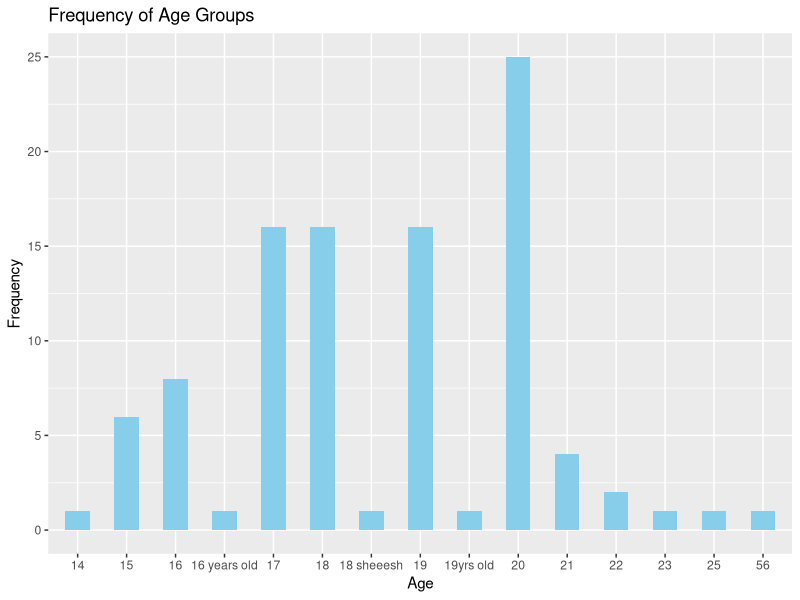
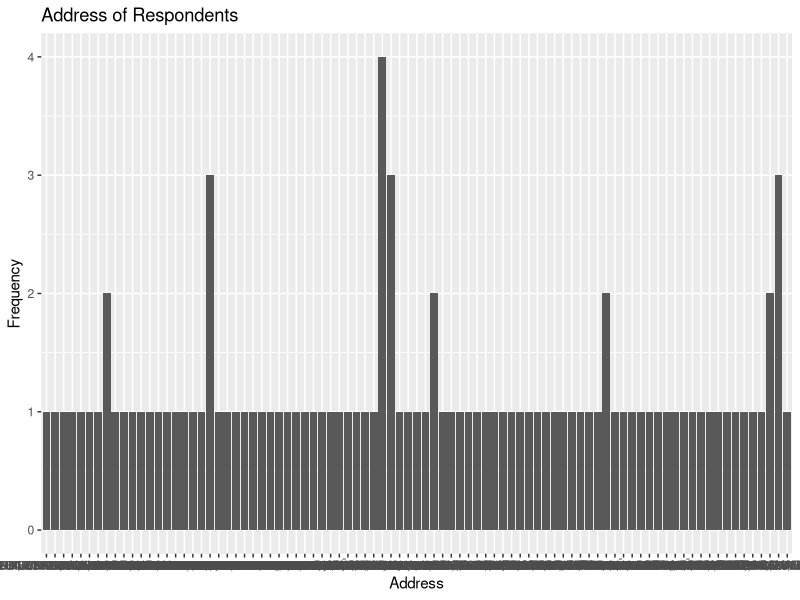
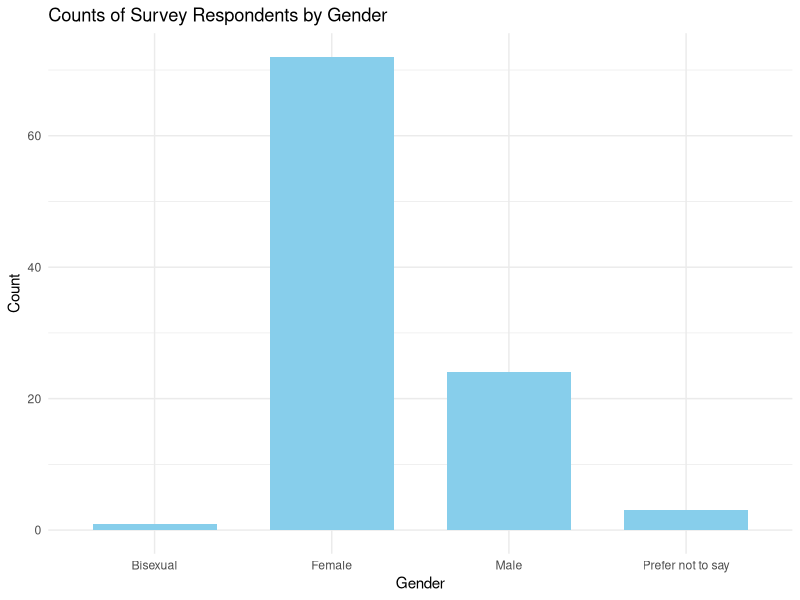
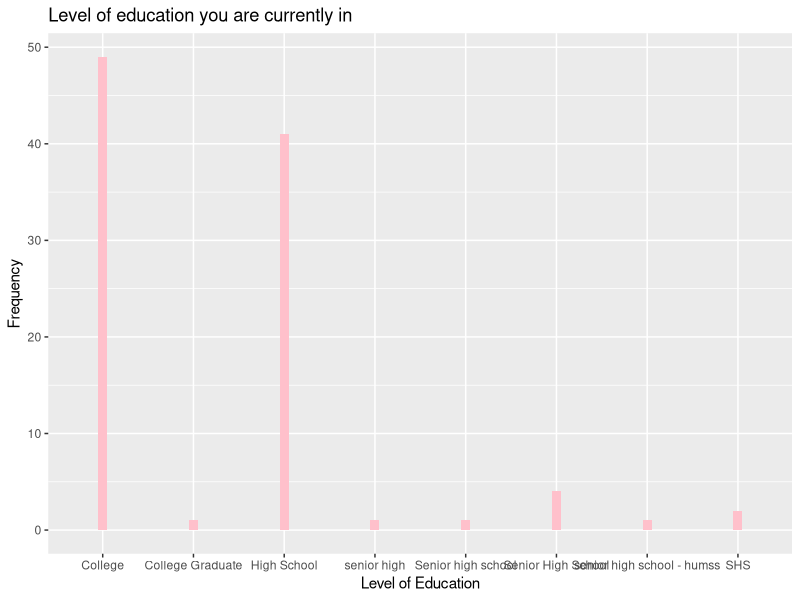
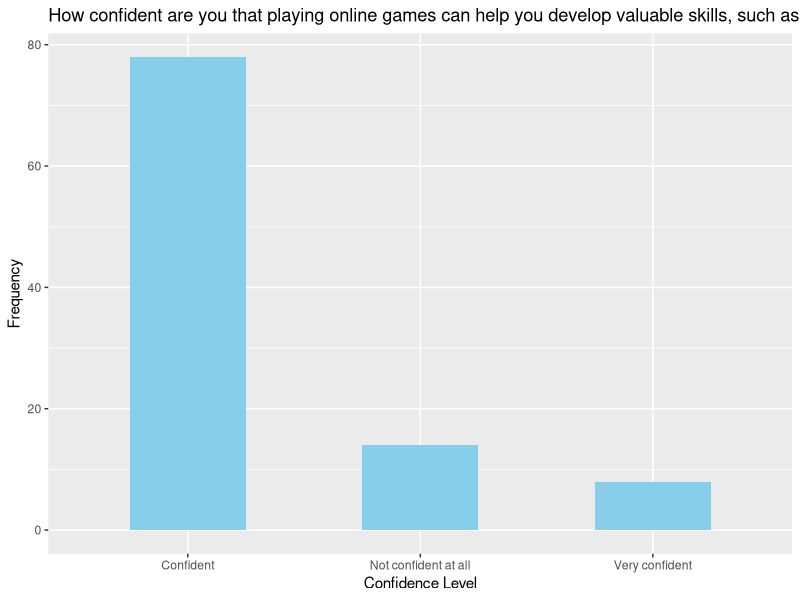
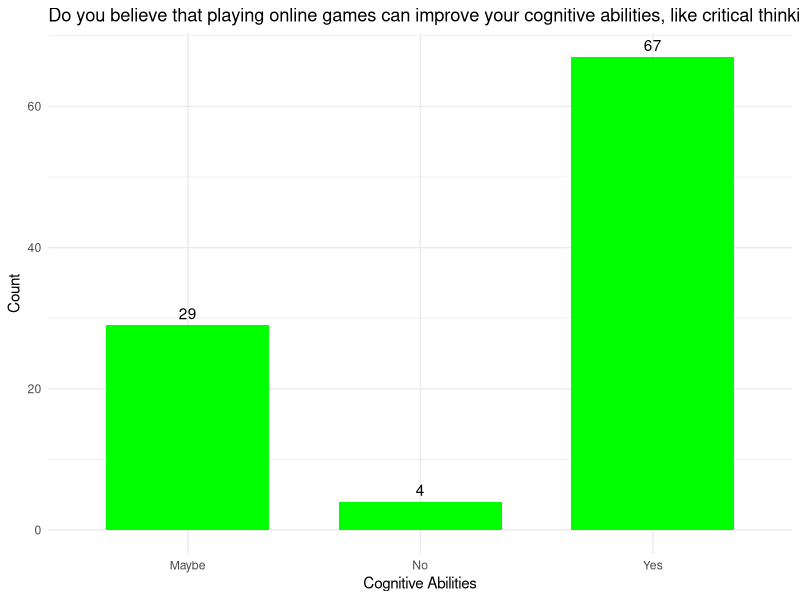
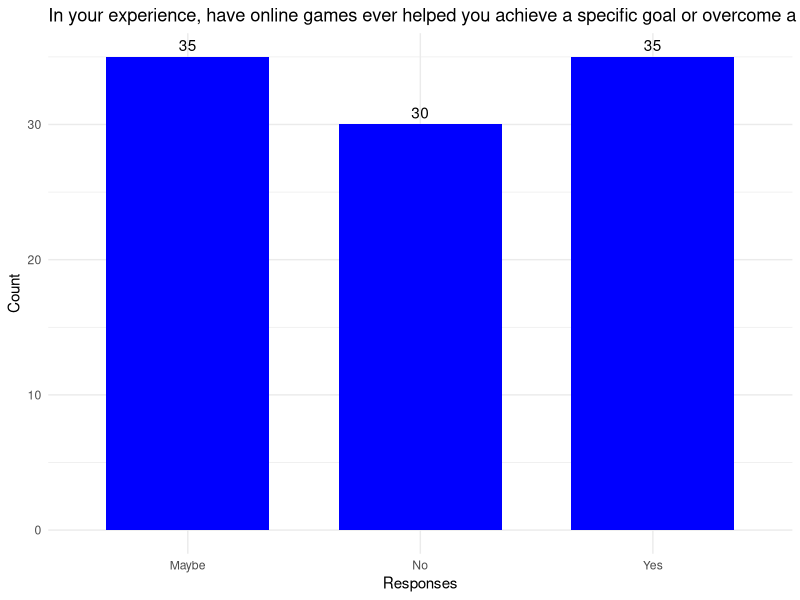
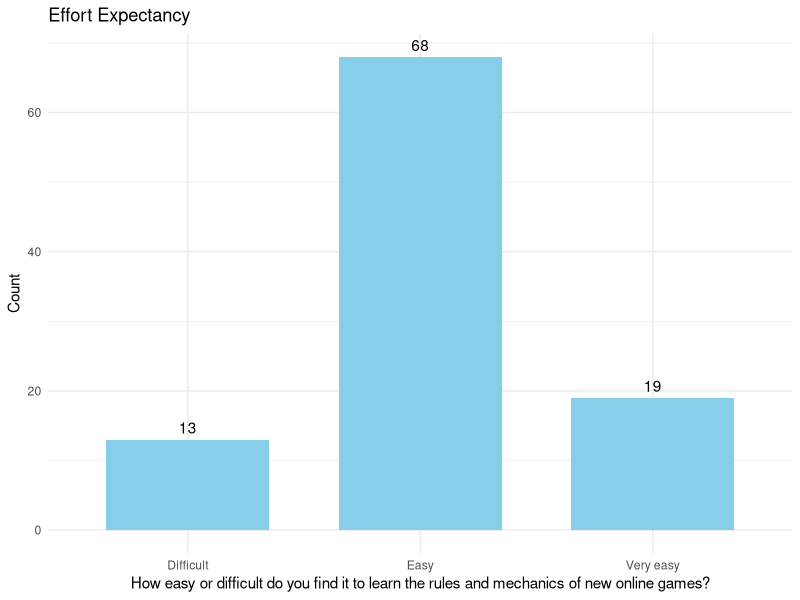

These charts were generated, in order, by the following R code:
## ---- chunk 1
knitr::opts_chunk$set(echo = TRUE)
## ---- chunk 2
library(readr)
library(ggplot2)
library(dplyr)
## ---- chunk 3
survey <- read_csv("Survey_ Understanding Student Engagement in Online Gaming.csv")
View(survey)
## ---- chunk 4
numeric_cols <- sapply(survey, is.numeric) 

survey_numeric <- survey[, numeric_cols]

col_means <- colMeans(survey_numeric)
col_means
## ---- chunk 5
age <- survey %>%
  mutate(Age = as.factor(Age)) %>%
  group_by(Age) %>%
  summarise(count = n())

# geting mean and standard deviation of counts
age_summary <- age %>%
  summarise(mean_count = mean(count),
            sd_count = sd(count))

ggplot(age, aes(x = Age, y = count)) +
  geom_bar(stat = "identity", fill = "skyblue", width = 0.5) +
  labs(x = "Age", y = "Frequency", title = "Frequency of Age Groups")
## ---- chunk 6
address_data <- survey$Address 
addressdf <- data.frame(address = address_data)

addressdf$address <- toupper(trimws(addressdf$address))  

address_freq <- addressdf %>%
  group_by(address) %>%
  summarise(count = n()) %>%
  arrange(desc(count))
## ---- chunk 7
#Plotting
ggplot(address_freq, aes(x = factor(address), y = count)) +
  geom_bar(stat = "identity") +
  labs(title = "Address of Respondents", x = "Address", y = "Frequency") +
  theme(axis.text.x = element_text(angle =  , hjust =  ))
## ---- chunk 8
#geting the count of gender
(gender <- survey %>%
  mutate(Gender = as.character(Gender)) %>%  
  group_by(Gender) %>%
  summarise(count = n()))

# geting mean and standard deviation of counts
(gender_summary <- gender %>%
  summarise(mean_count = mean(count),
            sd_count = sd(count)))

ggplot(gender, aes(x = Gender, y = count)) +
  geom_bar(stat = "identity", fill = "skyblue", width = 0.7) +
  labs(
    title = "Counts of Survey Respondents by Gender",
    x = "Gender",
    y = "Count"
  ) +
  theme_minimal()
## ---- chunk 9
year_level <- survey %>% 
  mutate(`Level of education you are currently in`) %>%
  group_by(`Level of education you are currently in`) %>%
  summarise(count = n())

# Mean and standard deviation
survey_year <- year_level %>%
  summarise(mean_count = mean(count),
            sd_count = sd(count))
#plotting
ggplot(year_level, aes(x = `Level of education you are currently in`, y = count)) +
  geom_bar(stat = "identity", fill = "pink", width = 0.1) +
  labs(x = "Level of Education", y = "Frequency", title = "Level of education you are currently in")
## ---- chunk 10
name_data <- survey$`Name (optional)`
namedf <- data.frame(name = name_data) 

namedf$name <- toupper(trimws(namedf$name))  

## ---- chunk 11
library(ggplot2)

question1 <- survey %>%
  mutate(`How confident are you that playing online games can help you develop valuable skills, such as problem-solving or teamwork?` = as.character(`How confident are you that playing online games can help you develop valuable skills, such as problem-solving or teamwork?`)) %>%  
  group_by(`How confident are you that playing online games can help you develop valuable skills, such as problem-solving or teamwork?`) %>%
  summarise(count = n())

# Mean and standard deviation
survey_summary <- question1 %>%
  summarise(mean_count = mean(count),
            sd_count = sd(count))

ggplot(question1, aes(x = `How confident are you that playing online games can help you develop valuable skills, such as problem-solving or teamwork?`, y = count)) +
  geom_bar(stat = "identity", fill = "skyblue", width = 0.5) +
  labs(x = "Confidence Level", y = "Frequency", title = "How confident are you that playing online games can help you develop valuable skills, such as problem-solving or teamwork?")
## ---- chunk 12
# Correct the column names in mutate and group_by functions
q2 <- survey %>%
  mutate(`Do you believe that playing online games can improve your cognitive abilities, like critical thinking or decision-making?`) %>%
  group_by(`Do you believe that playing online games can improve your cognitive abilities, like critical thinking or decision-making?`) %>%
    summarise(count = n())

# Calculate count, mean, and standard deviation
q2_summary <- q2 %>%
  summarise(mean_count = mean(count),
            sd_count = sd(count))
q2_summary

# Plotting
ggplot(q2, aes(x = `Do you believe that playing online games can improve your cognitive abilities, like critical thinking or decision-making?`, y = count)) +
  geom_bar(stat = "identity", width = 0.7, fill = "green") +
  geom_text(aes(label = count), vjust = -0.5) + 
  labs(title = "Do you believe that playing online games can improve your cognitive abilities, like critical thinking or decision-making?",
       x = "Cognitive Abilities",
       y = "Count") +
  theme_minimal() +
  theme(legend.position = "none")  # Remove legend


## ---- chunk 13
q3 <- survey %>%
  mutate(`In your experience, have online games ever helped you achieve a specific goal or overcome a challenge (academic, social)?`) %>%
  group_by(`In your experience, have online games ever helped you achieve a specific goal or overcome a challenge (academic, social)?`) %>%
  summarise(count = n())

#get sd and mean
q3_summary <- q3 %>%
  summarise( mean_count = mean(count),
             sd_count = sd(count))

#plotting
ggplot(q3, aes(x = `In your experience, have online games ever helped you achieve a specific goal or overcome a challenge (academic, social)?`, y = count)) +
  geom_bar(stat = "identity", width = 0.7, fill = "blue") +
  geom_text(aes(label = count), vjust = -0.5) + 
  labs(title = "In your experience, have online games ever helped you achieve a specific goal or overcome a challenge (academic, social)? ",
       x = "Responses",
       y = "Count") +
  theme_minimal() +
  theme(legend.position = "none")  # Remove legend

## ---- chunk 14
q4 <- survey %>%
  mutate(`How easy or difficult do you find it to learn the rules and mechanics of new online games?`) %>%
  group_by(`How easy or difficult do you find it to learn the rules and mechanics of new online games?`) %>%
  summarise(count = n())

#get mean and sd
q4_summary <- q4 %>%
  summarise(mean_count = mean(count),
            sd_count = sd(count))

#plotting
ggplot(q4, aes(x = `How easy or difficult do you find it to learn the rules and mechanics of new online games?`, y = count)) +
  geom_bar(stat = "identity", width = 0.7, fill = "skyblue") +
  geom_text(aes(label = count), vjust = -0.5) + 
  labs(title = "Effort Expectancy",
       x = "How easy or difficult do you find it to learn the rules and mechanics of new online games?",
       y = "Count") +
  theme_minimal() +
  theme(legend.position = "none")  # Remove legend
## ---- chunk 15
q5 <- survey %>%
  mutate(`Do you feel that online games require a lot of time and effort to be successful or enjoyable?`) %>%
  group_by(`Do you feel that online games require a lot of time and effort to be successful or enjoyable?`) %>%
  summarise(count = n())

#get mean and sd
q5_summary <- q5 %>%
  summarise(mean_count = mean(count),
            sd_count = sd(count))
q5_summary
#plotting
ggplot(q5, aes(x = `Do you feel that online games require a lot of time and effort to be successful or enjoyable?`, y = count)) +
  geom_bar(stat = "identity", width = 0.7, fill = "skyblue") +
  geom_text(aes(label = count), vjust = -0.5) + 
  labs(title = "Effort Expectancy",
       x = "Do you feel that online games require a lot of time and effort to be successful or enjoyable?",
       y = "Count") +
  theme_minimal() +
  theme(legend.position = "none")  # Remove legend
